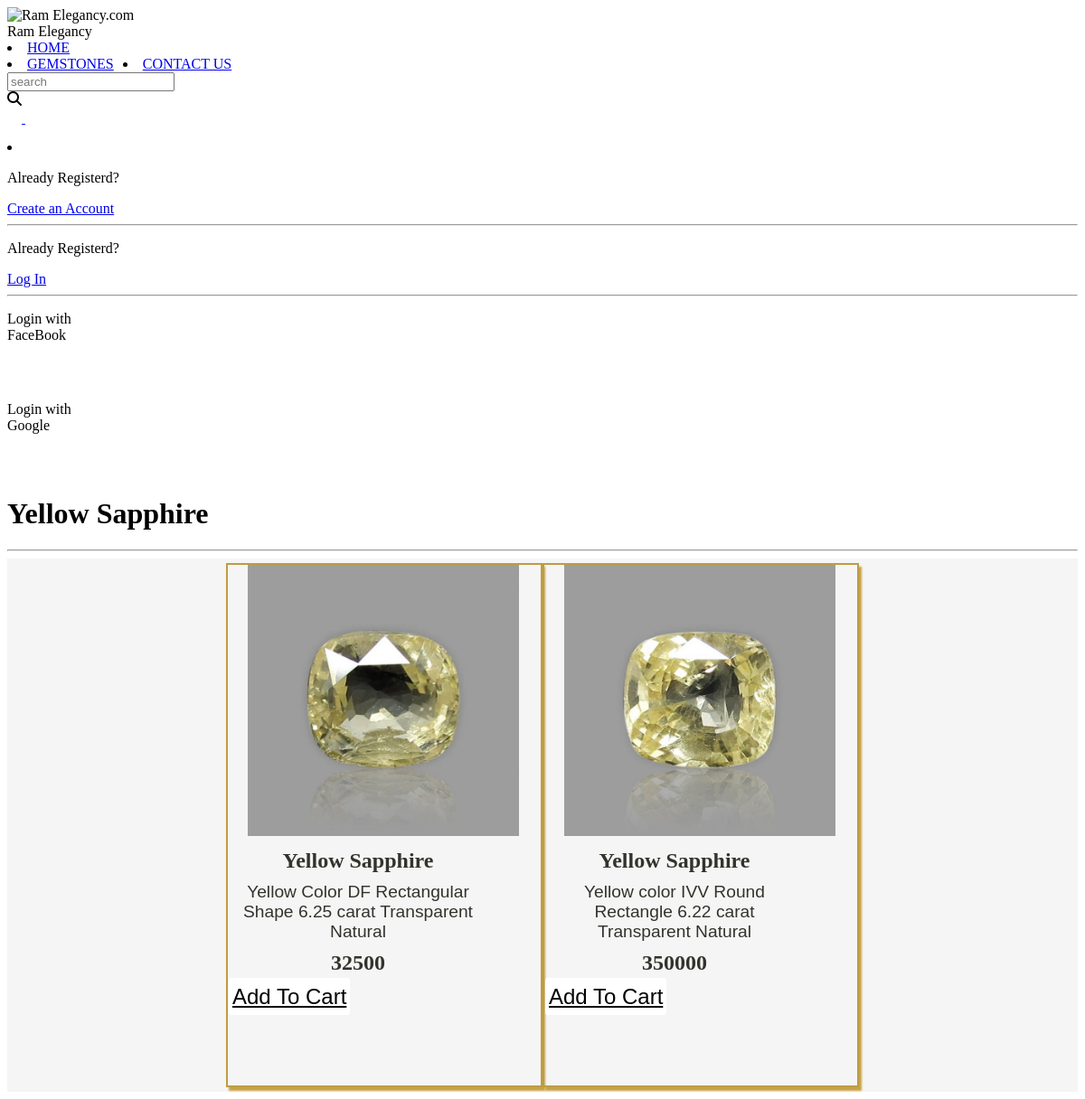
Screenshot of /ram_app/y_sapphire/ with the database file from the repository.
### ram_app/models.py (models this page shows, shortened)
class P_yellow_sapphire(models.Model):
    ys_id=models.AutoField
    ys_name=models.CharField(max_length=30)
    image=models.ImageField(upload_to="ys_images",default="")
    d_color=models.CharField(max_length=30)
    d_clearity=models.CharField(max_length=20)
    d_shape=models.CharField(max_length=20)
    d_carat=models.CharField(max_length=20)
    price=models.IntegerField(default=0)
    d_desc=models.CharField(max_length=30)
    pub_date=models.DateField()

### ram_app/views.py (the view)
# urls.py: path('y_sapphire/', views.y_sapphire, name="Yellow Sapphire"),
def y_sapphire(request):
    y_sapphire_list=P_yellow_sapphire.objects.all()
    n= len(y_sapphire_list)
    nSlides= n//4 + ceil((n/4) + (n//4))
    params={'no_of_slides':nSlides, 'range':range(1,nSlides), 'y_sapphire_list':y_sapphire_list}
    return render(request,'ram_app/y_sapphire.html',params)

### ram_app/templates/ram_app/y_sapphire.html (shortened to what this page needs)
{% extends 'ram_app/basic.html' %}
{% load static %}
{% block css %}
<link rel="stylesheet" href="{% static 'r_assets/rcss/style.css' %}">{% endblock %}
{% block body %}
<h1>Yellow Sapphire</h1>
<hr>
<div class="container">
    <div class="row">
        {% for i in y_sapphire_list %}
        <div class="col" style=" margin: 5px 0px; ">
            <div class="card" style="width: 18rem;">
                <img src="/media/{{i.image}}" alt="...">
                <div class="card-body">
                    <h5 class="card-title">{{i.ys_name}}</h5>
                    <p class="card-text">{{i.d_color}} {{i.d_clearity}} {{i.d_shape}} {{i.d_carat}} carat {{i.d_desc}}</p>
                    <h5>{{i.price}}</h5>
                    <a href="#" class="btn btn-success">Add To Cart</a>
                </div>
            </div>
        </div>
{% endfor %}
    </div>
</div>
{% endblock %}

### ram_app/static/r_assets/rcss/style.css (style rules this page uses)
* { box-sizing: border-box; }
.row:after { content: ""; display: table; clear: both; }
.container { background-color: whitesmoke; }
.container .row { display: flex; flex-wrap: wrap; align-items: center; justify-content: center; }
.container .row .col { height: 120px; width: 115px; border: 0px solid rgb(197, 195, 189); margin: 10px 20px; box-shadow: 3px 4px 2px rgb(197, 195, 189); }
.container .row .col .card { justify-content: center; align-items: center; height: 250px; width: 200px; }
.container .row .col .card img { margin-left: 22px; justify-content: center; align-items: center; height: 70px; width: 70px; }
.container .row .col .card h5 { font-family: 'Playfair Display', serif; color: rgb(51, 51, 45); justify-content: center; text-align: center; font-size: 1.5rem; margin: 2px 7px; }
.container .row .col .card p { font-family: Arial, Helvetica, sans-serif; color: rgb(51, 51, 45); text-align: center; font-size: 1.2rem; margin: 2px 30px; }
h5 { font-family: 'Playfair Display', serif; color: rgb(51, 51, 45); justify-content: center; text-align: center; font-size: 1.2rem; margin: 10px 15px; }
.btn { margin: 1px; justify-content: center; align-items: center; padding: 5px 2px; border: 2px solid white; border-radius: 4px; background-color: white; color: black; font-family: 'Rubik', sans-serif; font-size: 1.5rem; transition: all 0.2s ease-out 0s; }

### ram_app/templates/ram_app/y_sapphire.html (style rules this page uses)
.container { background-color: whitesmoke; }
.container .row { display: flex; align-items: center; justify-content: center; }
.container .row .col { height: 580px; width: 350px; border: 2px solid rgb(190, 156, 68); margin: 10px 20px; box-shadow: 3px 4px 2px rgb(199, 162, 69); }
.container .row .col .card { justify-content: center; align-items: center; height: 350px; width: 300px; }
.container .row .col .card img { margin-left: 22px; justify-content: center; align-items: center; height: 300px; width: 300px; }
.container .row .col .card h5 { font-family: 'Playfair Display', serif; color: rgb(51, 51, 45); text-align: center; font-size: 1.5rem; margin:10px; }
.container .row .col .card p { font-family: Arial, Helvetica, sans-serif; color: rgb(51, 51, 45); text-align: center; font-size: 1.2rem; margin:10px; }
.btn { margin:1px; justify-content: center; align-items: center; padding: 5px 2px; border: 2px solid white; border-radius: 4px; background-color: white; color: black; font-family: 'Rubik', sans-serif; font-size: 1.5rem; transition: all 0.2s ease-out 0s; }

### rows the page displays
P_yellow_sapphire: image (picture), ys_name "Yellow Sapphire", d_color "Yellow Color", d_clearity "DF", d_shape "Rectangular Shape", d_carat "6.25", d_desc "Transparent Natural", price "32500"
P_yellow_sapphire: image (picture), ys_name "Yellow Sapphire", d_color "Yellow color", d_clearity "IVV", d_shape "Round Rectangle", d_carat "6.22", d_desc "Transparent Natural", price "350000"
